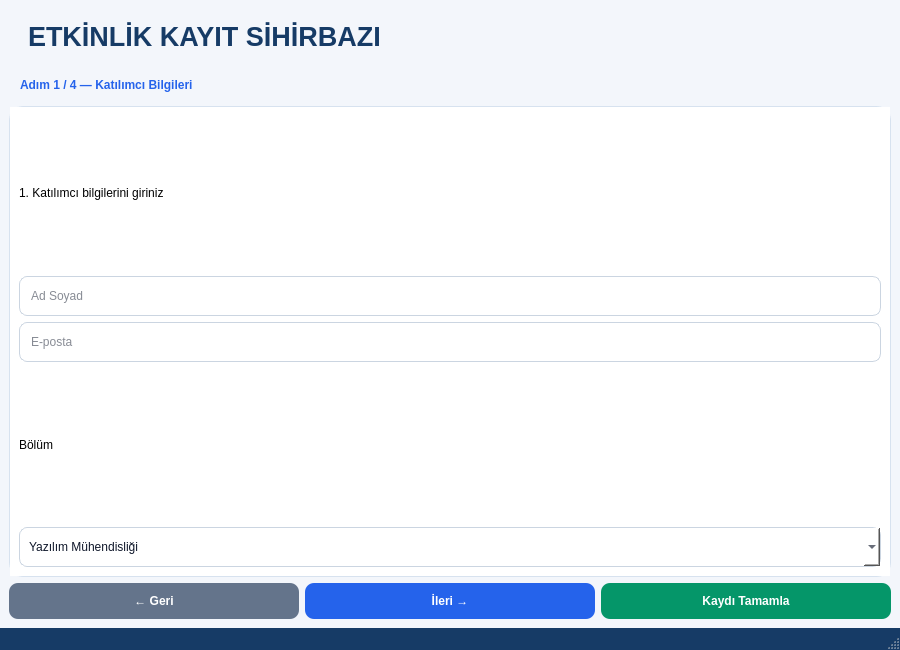
<?xml version="1.0" encoding="UTF-8"?>
<ui version="4.0">
 <class>MainWindow</class>
 <widget class="QMainWindow" name="MainWindow">
  <property name="geometry">
   <rect>
    <x>0</x>
    <y>0</y>
    <width>900</width>
    <height>650</height>
   </rect>
  </property>
  <property name="windowTitle">
   <string>QStackedWidget | Etkinlik Kayıt Sihirbazı</string>
  </property>
  <property name="styleSheet">
   <string notr="true">QMainWindow, QWidget#centralwidget { background: #F3F6FB; color: #1E293B; font: 10pt &quot;Segoe UI&quot;; }
QLabel#lblBaslik { font-size: 20pt; font-weight: bold; color: #163B66; padding: 12px; }
QLabel#lblAdim { color: #2563EB; font-weight: bold; padding: 8px; }
QStackedWidget { background: white; border: 1px solid #D7E2EF; border-radius: 14px; }
QStackedWidget QWidget { background: white; }
QLineEdit, QComboBox, QDateEdit, QTimeEdit, QPlainTextEdit, QTextBrowser {
    background: #F8FAFC; border: 1px solid #CBD5E1; border-radius: 8px;
    padding: 9px; color: #0F172A; min-height: 20px;
}
QLineEdit:focus, QComboBox:focus, QDateEdit:focus, QTimeEdit:focus {
    border: 2px solid #3B82F6;
}
QGroupBox { border: 1px solid #CBD5E1; border-radius: 9px; margin-top: 12px; padding: 12px; font-weight: bold; }
QGroupBox::title { subcontrol-origin: margin; left: 12px; padding: 0 6px; }
QCheckBox, QRadioButton { spacing: 9px; padding: 6px; }
QCheckBox::indicator, QRadioButton::indicator { width: 17px; height: 17px; }
QPushButton { background: #2563EB; color: white; border: 0; border-radius: 9px; padding: 11px 18px; font-weight: bold; }
QPushButton:hover { background: #1D4ED8; }
QPushButton:disabled { background: #CBD5E1; color: #64748B; }
QPushButton#btnGeri { background: #64748B; }
QPushButton#btnGeri:hover { background: #475569; }
QPushButton#btnTamam { background: #059669; }
QPushButton#btnTamam:hover { background: #047857; }
QStatusBar { background: #163B66; color: white; }
</string>
  </property>
  <widget class="QWidget" name="centralwidget">
   <layout class="QVBoxLayout" name="mainLayout">
    <item>
     <widget class="QLabel" name="lblBaslik">
      <property name="text">
       <string>ETKİNLİK KAYIT SİHİRBAZI</string>
      </property>
     </widget>
    </item>
    <item>
     <widget class="QLabel" name="lblAdim">
      <property name="text">
       <string>Adım 1 / 4 — Katılımcı Bilgileri</string>
      </property>
     </widget>
    </item>
    <item>
     <widget class="QStackedWidget" name="stackedWidget">
      <widget class="QWidget" name="pageKatilimci">
       <layout class="QVBoxLayout" name="layoutPage0">
        <item>
         <widget class="QLabel" name="lblPage1">
          <property name="text">
           <string>1. Katılımcı bilgilerini giriniz</string>
          </property>
         </widget>
        </item>
        <item>
         <widget class="QLineEdit" name="txtAdSoyad">
          <property name="placeholderText">
           <string>Ad Soyad</string>
          </property>
         </widget>
        </item>
        <item>
         <widget class="QLineEdit" name="txtEposta">
          <property name="placeholderText">
           <string>E-posta</string>
          </property>
         </widget>
        </item>
        <item>
         <widget class="QLabel" name="lblBolum">
          <property name="text">
           <string>Bölüm</string>
          </property>
         </widget>
        </item>
        <item>
         <widget class="QComboBox" name="cmbBolum">
          <item>
           <property name="text">
            <string>Yazılım Mühendisliği</string>
           </property>
          </item>
          <item>
           <property name="text">
            <string>Bilgisayar Mühendisliği</string>
           </property>
          </item>
          <item>
           <property name="text">
            <string>Endüstri Mühendisliği</string>
           </property>
          </item>
          <item>
           <property name="text">
            <string>Diğer</string>
           </property>
          </item>
         </widget>
        </item>
       </layout>
      </widget>
      <widget class="QWidget" name="pageTercihler">
       <layout class="QVBoxLayout" name="layoutPage1">
        <item>
         <widget class="QLabel" name="lblPage2">
          <property name="text">
           <string>2. Etkinlik tercihlerinizi belirleyiniz</string>
          </property>
         </widget>
        </item>
        <item>
         <widget class="QLabel" name="lblTur">
          <property name="text">
           <string>Katılım biçimi (yalnızca birini seçin)</string>
          </property>
         </widget>
        </item>
        <item>
         <widget class="QGroupBox" name="grpKatilim">
          <property name="title">
           <string>Katılım Türü</string>
          </property>
          <layout class="QVBoxLayout" name="groupLayout">
           <item>
            <widget class="QRadioButton" name="rbYuzYuze">
             <property name="text">
              <string>Yüz yüze</string>
             </property>
             <property name="checked">
              <bool>true</bool>
             </property>
            </widget>
           </item>
           <item>
            <widget class="QRadioButton" name="rbCevrimici">
             <property name="text">
              <string>Çevrim içi</string>
             </property>
            </widget>
           </item>
          </layout>
         </widget>
        </item>
        <item>
         <widget class="QLabel" name="lblAtolye">
          <property name="text">
           <string>İlgilendiğiniz atölyeler (birden fazla seçilebilir)</string>
          </property>
         </widget>
        </item>
        <item>
         <widget class="QCheckBox" name="chkPython">
          <property name="text">
           <string>Python ile Veri Analizi</string>
          </property>
         </widget>
        </item>
        <item>
         <widget class="QCheckBox" name="chkQt">
          <property name="text">
           <string>PyQt Arayüz Tasarımı</string>
          </property>
         </widget>
        </item>
        <item>
         <widget class="QCheckBox" name="chkYapayZeka">
          <property name="text">
           <string>Yapay Zekâ Uygulamaları</string>
          </property>
         </widget>
        </item>
       </layout>
      </widget>
      <widget class="QWidget" name="pageTarih">
       <layout class="QVBoxLayout" name="layoutPage2">
        <item>
         <widget class="QLabel" name="lblPage3">
          <property name="text">
           <string>3. Etkinlik tarihi ve saatini seçiniz</string>
          </property>
         </widget>
        </item>
        <item>
         <widget class="QLabel" name="lblTarih">
          <property name="text">
           <string>Etkinlik tarihi</string>
          </property>
         </widget>
        </item>
        <item>
         <widget class="QDateEdit" name="dateEtkinlik">
          <property name="displayFormat">
           <string>dd.MM.yyyy</string>
          </property>
          <property name="calendarPopup">
           <bool>true</bool>
          </property>
         </widget>
        </item>
        <item>
         <widget class="QLabel" name="lblSaat">
          <property name="text">
           <string>Başlangıç saati</string>
          </property>
         </widget>
        </item>
        <item>
         <widget class="QTimeEdit" name="timeEtkinlik">
          <property name="displayFormat">
           <string>HH:mm</string>
          </property>
         </widget>
        </item>
        <item>
         <widget class="QLabel" name="lblAciklama">
          <property name="text">
           <string>Ek not</string>
          </property>
         </widget>
        </item>
        <item>
         <widget class="QPlainTextEdit" name="txtNot"/>
        </item>
       </layout>
      </widget>
      <widget class="QWidget" name="pageOzet">
       <layout class="QVBoxLayout" name="layoutPage3">
        <item>
         <widget class="QLabel" name="lblPage4">
          <property name="text">
           <string>4. Bilgileri kontrol edin ve kaydı tamamlayın</string>
          </property>
         </widget>
        </item>
        <item>
         <widget class="QTextBrowser" name="txtOzet"/>
        </item>
       </layout>
      </widget>
     </widget>
    </item>
    <item>
     <layout class="QHBoxLayout" name="navigationLayout">
      <item>
       <widget class="QPushButton" name="btnGeri">
        <property name="text">
         <string>← Geri</string>
        </property>
       </widget>
      </item>
      <item>
       <widget class="QPushButton" name="btnIleri">
        <property name="text">
         <string>İleri →</string>
        </property>
       </widget>
      </item>
      <item>
       <widget class="QPushButton" name="btnTamam">
        <property name="text">
         <string>Kaydı Tamamla</string>
        </property>
       </widget>
      </item>
     </layout>
    </item>
   </layout>
  </widget>
  <widget class="QStatusBar" name="statusbar"/>
 </widget>
 <resources/>
 <connections/>
</ui>
